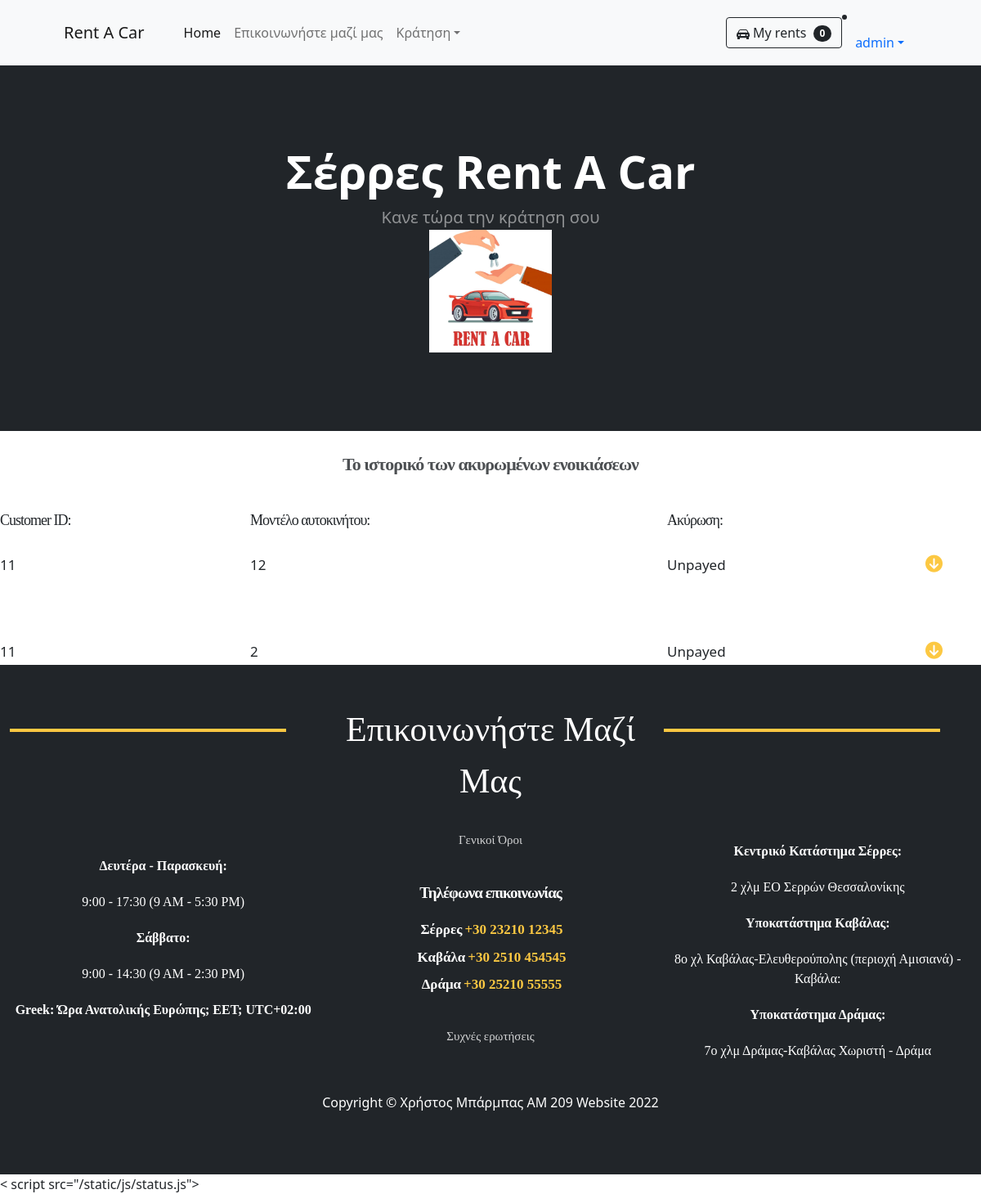
Screenshot of /watchCanceledOrders/ (signed in) with the database file from the repository.
### carRental/models.py (models this page shows)
class CanceledOrders(models.Model):
    costumerID = models.CharField(max_length=70, null=True)
    carId = models.CharField(max_length=70, null=True)
    price = models.IntegerField(null=True, blank=False)
    payed = models.BooleanField(null=True, default=False)

### carRental/views.py (the view)
# urls.py: path('watchCanceledOrders/', views.watchCanceledOrders, name='watchCanceledOrders'),
@login_required(login_url='home.html')
def watchCanceledOrders(request):
    current = request.user
    canceledOrders = CanceledOrders.objects.all()
    rentals = Rental.objects.all()
    context = {
        'current': current,
        'canceledOrders': canceledOrders,
        'rentals': rentals,
    }
    return render(request, 'watchCanceledOrders.html', context)

### carRental/models.py (called while the page is built)
    def __str__(self):
        return self.placeToStart

### carRental/templates/watchCanceledOrders.html (shortened to what this page needs)
{% extends 'main.html' %}
{% load static %}
{% block content %}
    <div class="lastRent lastRentPos">
				<div class="row no-gutters">
					<div class="col-12">
						<div class="row">
							<div class="col-12">
								<div class="experienceTitle">
									Το ιστορικό των ακυρωμένων ενοικιάσεων
								</div>
							</div>
						</div>
						<div class="row no-gutters">
                            <div class="col-2">
                                <div class="headerTable">
                                    Customer ID:
                                </div>
                            </div>
                            <div class="col-1">
                            </div>
                            <div class="col-5">
                                <div class="headerTable">
                                    Μοντέλο αυτοκινήτου:
                                </div>
                            </div>
                            <div class="col-3">
                                <div class="headerTable">
                                    Ακύρωση:
                                </div>
							</div>
                        </div>
                {% for x in canceledOrders %}
						<div class="row align-items-center">
							<div class="col-md-12 col-sm-12 clickFaq ">
								<div class="questionUs rowSize">
									<div class="row no-gutters ">
										<div class="col-2">
											<div class="infoTable ">
												{{ x.costumerID}}
											</div>
										</div>
										<div class="col-1">
										</div>
										<div class="col-5">
											<div class="infoTable">
											    {{ x.carId }}
											</div>
										</div>
										<div class="col-3">
											<div class="infoTable">
											{% if x.payed == False %}
                                                Unpayed
											{% else  %}
											    Payed
											{% endif  %}
											</div>
										</div>
										<div class="col-1">
											<div class="infoTable">
												<i class="fas fa-arrow-circle-down .displayFaq arrowsUS"></i>
											</div>
										</div>
									</div>
								</div>
                            {% for y in rentals %}
							</div>
						</div>
                                {% endfor  %}
                        {% endfor  %}
{% endblock  %}

### carRental/templates/navbar.html (shortened to what this page needs)
  {% load static  %}
        <nav class="navbar navbar-expand-lg navbar-light bg-light">
            <div class="container px-4 px-lg-5">
                <a class="navbar-brand" href="{% url 'home' %}">Rent A Car</a>
                <div class="collapse navbar-collapse" id="navbarSupportedContent">
                    <ul class="navbar-nav me-auto mb-2 mb-lg-0 ms-lg-4">
                        <li class="nav-item"><a class="nav-link active" aria-current="page" href="{% url 'home' %}">Home</a></li>
                        <li class="nav-item"><a class="nav-link" href="#!">Επικοινωνήστε μαζί μας</a></li>
                        <li class="nav-item dropdown">
                            <a class="nav-link dropdown-toggle" id="navbarDropdown" href="#" role="button" data-bs-toggle="dropdown" aria-expanded="false">Κράτηση</a>
                        </li>
                    </ul>
                    <form class="d-flex">
                        <button class="btn btn-outline-dark" type="submit">
                            My rents
                            <span class="badge bg-dark text-white ms-1 rounded-pill">0</span>
                        </button>
                    </form>
                        </div>
                {% if user.is_authenticated %}
                        <li class="nav-item dropdown">
                            <a class="nav-link dropdown-toggle" id="navbarDropdown" href="#" role="button" data-bs-toggle="dropdown" aria-expanded="false">{{ request.user.username}}</a>
                        </li>
                {% else  %}
                        <div>
                            <ul class="navbar-nav me-auto mb-2 mb-lg-0 ms-lg-4">
                                <li class="nav-item"><a class="nav-link" href="{% url 'login' %}">Είσοδος</a></li>
                            </ul>
                        </div>
                {% endif  %}
            </div>
        </nav>

### carRental/static/css/carTable.css (style rules this page uses)
.lastRentPos { margin-bottom: 3vh; }
.headerTable { text-align: left; font-family: "Montserrat"; font-size: 15px; letter-spacing: -1px; }
.infoTable { text-align: left; padding-top: 0.5vh; margin-bottom: 0.5vh; }
.rowSize { margin-top: 2vh; }
.experienceTitle { height:9vh; font-family: "Montserrat"; font-size: 22px; opacity: 0.8; font-weight: 700; letter-spacing: -1px; padding-top: 3vh ; text-align: center; margin-bottom: 3vh; }
@media (min-width:720px) { .headerTable { font-size: 18px; } }
@media (min-width:720px) { .infoTable { font-size: 17px; } }
@media (min-width:720px) { .rowSize { margin-top: 1vh; } }
@media (min-width:720px) { .lastRentPos { margin-bottom: 6vh; } }

### carRental/static/css/formchose.css (style rules this page uses)
.fas { color: #fcc842; font-size: 21px; }

### carRental/static/css/order.css (style rules this page uses)
::placeholder { color: #c3c3d3; font-family: "Lato"; }

### carRental/static/css/us.css (style rules this page uses)
.questionUs { min-width: 100%; height: auto; margin-top:3vh; }
.arrowsUS { color: #fcc842; font-size: 21px; margin-left:10px; }

### rows the page displays
CanceledOrders: costumerID "11", carId "12", payed "Unpayed"
CanceledOrders: costumerID "11", carId "2", payed "Unpayed"

### other values shown
{{ request.user.username }} "admin"
